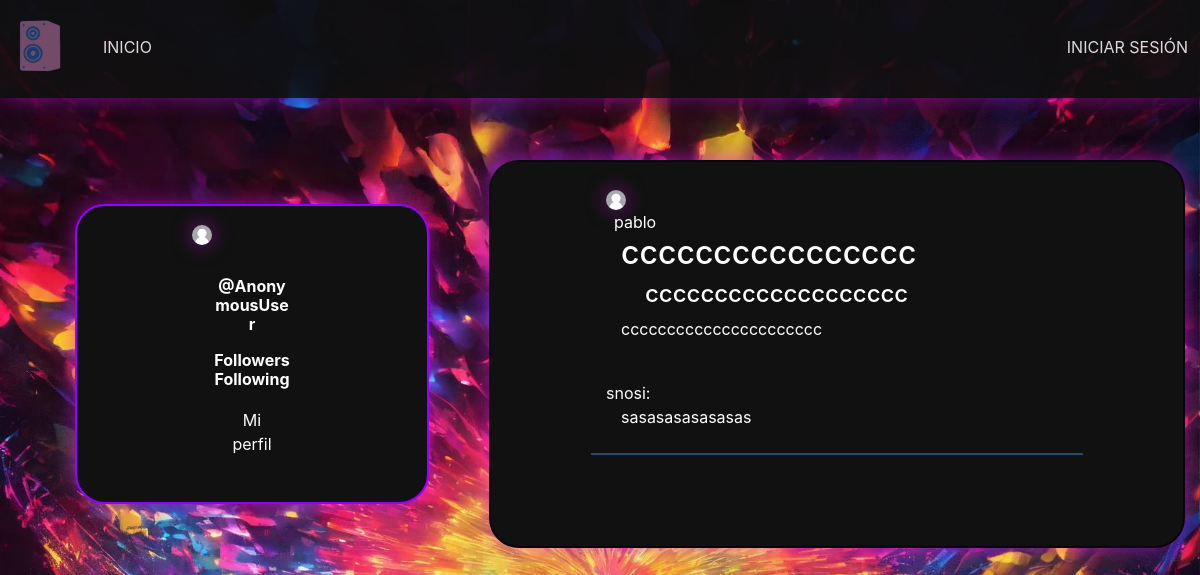
/pagina/3, run on the app's committed database.
### base/models.py (models this page shows, shortened)
class Post(models.Model):
    title = models.CharField(max_length = 200)
    general = models.CharField(max_length = 200)
    text= models.TextField()
    update = models.DateTimeField(auto_now=True)
    created = models.DateTimeField(auto_now_add=True)
    user=models.ForeignKey(User, null=True, on_delete=models.SET_NULL)
    likes = models.IntegerField(default=0)
    class Meta:
        ordering = ['-created']

class Comment(models.Model):
    text= models.TextField()
    update = models.DateTimeField(auto_now=True)
    created = models.DateTimeField(auto_now_add=True)
    user=models.ForeignKey(User, null=True, on_delete=models.SET_NULL)
    post = models.ForeignKey(Post, on_delete=models.CASCADE)

### base/views.py (the view)
# urls.py: path('pagina/<int:id>', views.paginapost, name='paginapost'),
def paginapost(request, id):
    post = get_object_or_404(Post, id=id)
    context = {'post': post}
    return render(request, 'paginapost.html', context)

### templates/paginapost.html (shortened to what this page needs)
{% extends "layouts/main.html" %}
{% load static %}
{% block content %}
<div class="conteiner  my-5 py-5">
    <div >
        <div class="container-fluid d-flex">
            <div class="sidebar m-5  ">
                <div class="gradientesdivs shadow-drop-center ">
                    <div class="card perfil1 py-1 gradientesdivs2" >
                        {% if request.user.perfil.image %}
                            <img class="rounded-circle shadow-drop-center"
                                    src="{{ request.user.perfil.image.url }}" alt="imagen del perfil" width="50">
                        {% else %}
                            <img class="rounded-circle shadow-drop-center"
                                    src="{% static 'img/usuario.png' %}" alt="imagen default" width="20">
                        {% endif %}
                        <div class="card-body ">
                            <h6 class="card-title font-weight-bold">@{{ request.user }}</h6>
                            <h6 class="card-title font-weight-bold">
                            {{ request.user.profile.followers.count }} Followers
                            {{ request.user.profile.following.count }} Following
                            </h6>
                            <a href="#" class="btn  text-white rounded-pill">Mi perfil</a>
                        </div>
                    </div>
                </div>
            </div>
            <div class="container py-4 my-3 gradientesdivs2 shadow-drop-center">
                <div class="">
                    <div class="col-10">
                        {% if p.user.perfil.image %}
                            <img class="rounded-circle shadow-drop-center"
                                    src="{{ p.user.perfil.image.url }}" alt="imagen del perfil" width="50">
                        {% else %}
                            <img class="rounded-circle shadow-drop-center"
                                    src="{% static 'img/usuario.png' %}" alt="imagen default" width="20">
                        {% endif %}
                        <p class="ml-2 mb-0"> {{post.user.username}}</p>
                        <div class="container-fluid">
                            <h2>{{ post.title }}</h2>
                            <h4 class="mx-4">{{post.general}}</h4>
                            <p>{{ post.text }}</p>
                        </div>
                    </div>
                    {% for c in post.comment_set.all %}
                    <div class="container-fluid py-4 borde">
                        {{ c.user.username}}:
                        <div class="container-fluid">
                            {{ c.text }}
                        </div>
                    </div>
                    {% endfor %}
                </div>
            </div>
        </div>
    </div>
</div>
{% endblock %}

### static/styles/styles.css (style rules this page uses)
.gradientesdivs { background-color: #111; border: 2px solid #9500ff; color: #fff; border-radius: 30px; padding-top: 5rem; padding: 15px; }
.gradientesdivs2 { background-color: #111; border: 2px solid #0a030f ; border-radius: 30px; color: #fff; padding: 100px; }
.m-5 { margin: 5vmax!important; }
.shadow-drop-center { animation:shadow-drop-center 0.4s linear both }
.fondo { background-image: url(../img/fondo.jpg); background-size: cover; }
.borde { border-image: linear-gradient(150deg, rgb(24, 80, 117), rgb(24, 80, 117), rgb(24, 80, 117)); border-bottom: 2px solid transparent; border-image-slice: 10; }
.card { border: none; }
.perfil1 { width: 20rem; text-align: center; border-radius: 20px; }
a { text-decoration: none !important; }

### data on the page
Post: user.username "pablo", title "cccccccccccccccc", general "ccccccccccccccccccc", text "cccccccccccccccccccccc"
Comment: user.username "snosi", text "sasasasasasasas"

### other printed values
{{ request.user }} "AnonymousUser"
